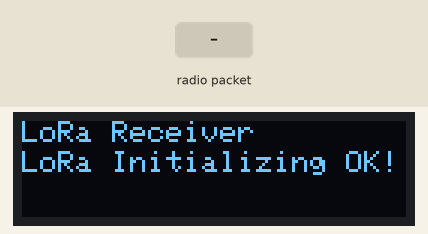
This sketch was run on a simulated Arduino Uno, built with avr-gcc and run on an emulated ATmega328P. Parts: 128×32 one-colour display. The test bench sets the inputs (shaded band). The display library's start-up logo is not drawn; no radio packets arrive unless stated; what the sketch prints to the serial monitor is not drawn.

Above: at 3.2 s.
3.3 s: radio packet "1" arrives
At 4.7 s:
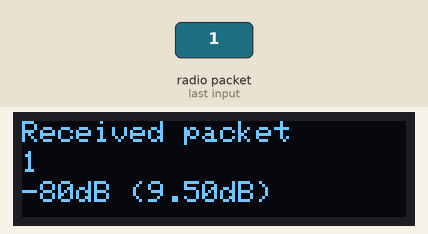
5.8 s: radio packet "0" arrives
At 6.6 s:
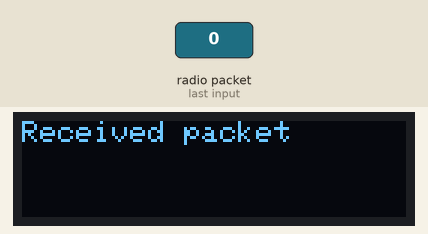
8.3 s: radio packet "2" arrives
At 9.7 s:
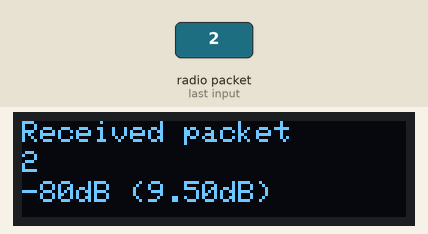
Timing chart, 0 to 11.3 s (numbered marks = the images above; inputs shaded):
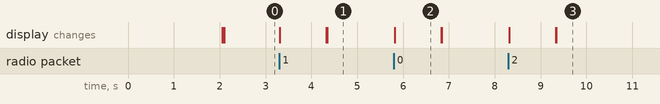

Measured:
- after the input at 3.3 s, the display: first changes at once (image 1 shows a later state)
- after the input at 5.8 s, the display: changes at once (image 2)
- after the input at 8.3 s, the display: first changes at once (image 3 shows a later state)
- what the display in image 2 shows lasts 1.0 s, from 5.8 s to 6.8 s

The sketch:

LoRaReceiver.ino
```cpp
#include <SPI.h>
#include <LoRa.h>
#include <Wire.h>
#include <Adafruit_GFX.h>
#include <Adafruit_SSD1306.h>

#define OLED_RESET 4
Adafruit_SSD1306 display(OLED_RESET);

// LoRa Settings
// #define BAND 434500000.00
#define BAND 915E6
#define spreadingFactor 9
// #define SignalBandwidth 62.5E3
#define SignalBandwidth 31.25E3

#define codingRateDenominator 8

void setup() {
  Serial.begin(115200);
  while (!Serial);
// by default, we'll generate the high voltage from the 3.3v line internally! (neat!)
  display.begin(SSD1306_SWITCHCAPVCC, 0x3C);  // initialize with the I2C addr 0x3C (for the 128x32)
  // init done

  // Show image buffer on the display hardware.
  // Since the buffer is intialized with an Adafruit splashscreen
  // internally, this will display the splashscreen.
  display.display();
  delay(2000);

  // clearDisplay the buffer.
  display.clearDisplay();

  display.setTextSize(1);
  display.setTextColor(WHITE);
  display.setCursor(0,0);
  display.clearDisplay();
  Serial.println("LoRa Receiver");

  display.println("LoRa Receiver");
  display.display();
  if (!LoRa.begin(BAND)) {
    Serial.println("Starting LoRa failed!");
    display.setCursor(0,10);
    display.println("Starting LoRa failed!");
    while (1);
  }
  Serial.println("LoRa Initial OK!");

  Serial.print("LoRa Frequency: ");
  Serial.println(BAND);

  Serial.print("LoRa Spreading Factor: ");
  Serial.println(spreadingFactor);
  LoRa.setSpreadingFactor(spreadingFactor);

  Serial.print("LoRa Signal Bandwidth: ");
  Serial.println(SignalBandwidth);
  LoRa.setSignalBandwidth(SignalBandwidth);

  LoRa.setCodingRate4(codingRateDenominator);
  display.setCursor(0,10);
  display.println("LoRa Initializing OK!");
  display.display();
}

void loop() {
  // try to parse packet
  int packetSize = LoRa.parsePacket();
  if (packetSize) {
    // received a packet
    Serial.print("Received packet '");
    display.clearDisplay();
    display.setTextSize(1);
    display.setCursor(0,0);
    display.println( "Received packet ");
    display.display();
    // read packet
    while (LoRa.available()) {
      String data = LoRa.readString();
      Serial.print(data);
      display.setCursor(0,10);
      display.println( data);
      display.display();
    }

    // print RSSI of packet
    Serial.print(" with RSSI ");
    Serial.println(LoRa.packetRssi());
    Serial.print(" with SNR ");
    Serial.println(LoRa.packetSnr());
    display.setCursor(0,20);
    display.println((String)LoRa.packetRssi() + "dB (" + (String)LoRa.packetSnr() +"dB)");

    display.display();
  }
}
```
